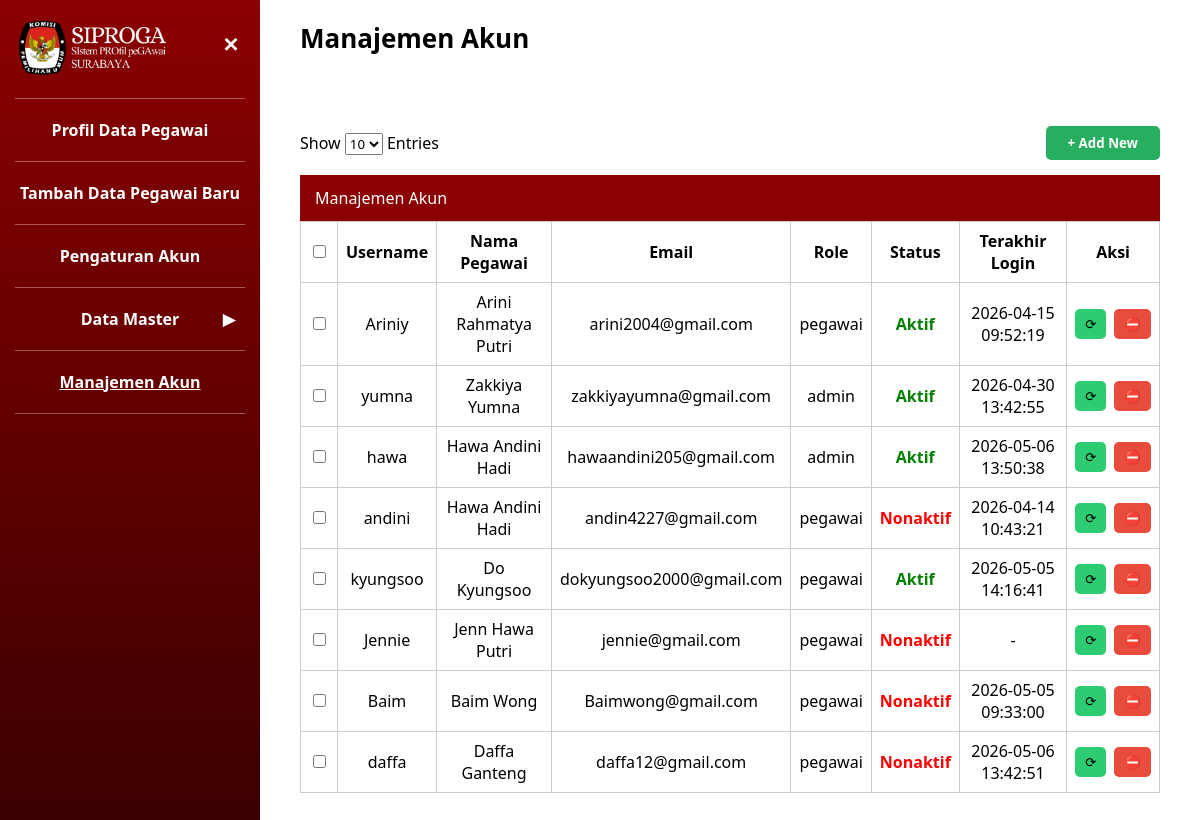
Page /admin/Admin_Manajemen_Akun.php (signed in) on the committed database.
### tables this page shows
CREATE TABLE `user` (
  `id_user` int UNSIGNED NOT NULL,
  `nip` char(18) NOT NULL,
  `username` varchar(50) NOT NULL,
  `email` varchar(100) NOT NULL,
  `password` varchar(255) NOT NULL,
  `role` enum('admin','pegawai') NOT NULL DEFAULT 'pegawai',
  `last_login` datetime DEFAULT NULL,
  `is_active` tinyint(1) NOT NULL DEFAULT '1',
  `created_at` timestamp NOT NULL DEFAULT CURRENT_TIMESTAMP
);

CREATE TABLE `pegawai` (
  `nip` char(18) NOT NULL,
  `nama_pegawai` varchar(250) NOT NULL,
  `tempat_lahir` varchar(100) NOT NULL,
  `tanggal_lahir` date NOT NULL,
  `alamat` varchar(100) NOT NULL,
  `tmt_cpns` date DEFAULT NULL,
  `tmt_pns` date DEFAULT NULL,
  `no_telp` varchar(15) NOT NULL,
  `created_at` timestamp NOT NULL DEFAULT CURRENT_TIMESTAMP,
  `updated_at` timestamp NOT NULL DEFAULT CURRENT_TIMESTAMP ON UPDATE CURRENT_TIMESTAMP,
  `id_jenis_kelamin` int UNSIGNED NOT NULL,
  `id_agama` int UNSIGNED NOT NULL,
  `id_status_perkawinan` int UNSIGNED NOT NULL,
  `id_gol` int UNSIGNED NOT NULL,
  `id_unit_kerja` int UNSIGNED NOT NULL,
  `foto` varchar(50) NOT NULL,
  `tipe_karyawan` varchar(10) NOT NULL,
  `instansi` varchar(50) NOT NULL
);

### admin/Admin_Manajemen_Akun.php (the view, shortened to what this page needs)
<?php
include '../config/koneksi.php';
$query = mysqli_query($conn, "
    SELECT u.*, p.nama_pegawai AS nama
    FROM user u
    LEFT JOIN pegawai p ON u.nip = p.nip
");
?>
<!DOCTYPE html>
<html lang="id">
<head>
    <link rel="stylesheet" href="../assets/style.css">
    <link rel="stylesheet" href="../assets/datamaster.css" />
    <link rel="stylesheet" href="../assets/manajemen_akun.css" />
</head>
<body class="role-admin">
    <aside class="sidebar" id="sidebar">
        <div class="logo_siproga">
        <img src="../auth/Logo_Siproga.png">
        <button class="tombol-menu" id="tombolMenu">✕</button>
        </div>
        <hr class="garis-menu" />
        <a href="Admin_Profil_Data_Pegawai.php" class="item-menu">
            Profil Data Pegawai
        </a>
        <hr class="garis-menu" />
        <a href="Admin_Tambah_Data.php" class="item-menu">
            Tambah Data Pegawai Baru
        </a>
        <hr class="garis-menu" />
        <a href="Admin_Pengaturan_Akun.php" class="item-menu">
            Pengaturan Akun
        </a>
        <hr class="garis-menu" />
        <div class="item-menu" id="menuDataMaster">
            Data Master
            <span class="panah-menu" id="panahDataMaster">▼</span>
        </div>
        <hr class="garis-menu" />
        <a href="Admin_Manajemen_Akun.php" class="item-menu aktif">
            Manajemen Akun
        </a>
        <hr class="garis-menu">
    </aside>
    <main class="konten">
        <h2>Manajemen Akun</h2>
        <div class="table-top">
            <div>
                Show
                <select>
                    <option>10</option>
                </select>
                Entries
            </div>
            <button class="tombol-tambah" onclick="openAddModal()">+ Add New</button>
        </div>
        <div class="table-header">
            <span>Manajemen Akun</span>
        </div>
        <table class="table-master">
            <thead>
                <tr>
                    <th><input type="checkbox"></th>
                    <th>Username</th>
                    <th>Nama Pegawai</th>
                    <th>Email</th>
                    <th>Role</th>
                    <th>Status</th>
                    <th>Terakhir Login</th>
                    <th>Aksi</th>
                </tr>
            </thead>
            <tbody>
                <?php while ($d = mysqli_fetch_assoc($query)) { ?>
                    <tr>
                        <td><input type="checkbox"></td>
                        <td><?= $d['username']; ?></td>
                        <td><?= $d['nama']; ?></td>
                        <td><?= $d['email']; ?></td>
                        <td><?= $d['role']; ?></td>
                        <td class="<?= $d['is_active'] ? 'status-aktif' : 'status-nonaktif'; ?>">
                            <?= $d['is_active'] ? 'Aktif' : 'Nonaktif'; ?>
                        </td>
                        <td><?= $d['last_login'] ?? '-'; ?></td>
                        <td>
                            <div class="aksi-btn">
                                <button onclick="openResetModal('<?= $d['id_user']; ?>','<?= $d['username']; ?>','<?= $d['nama']; ?>')" class="btn-reset">⟳</button>
                                <button
                                    onclick="confirmNonaktif('<?= $d['id_user']; ?>','<?= $d['username']; ?>')"
                                    class="btn-nonaktif">⛔</button>
                            </div>
                        </td>
                    </tr>
                <?php } ?>
            </tbody>
        </table>
    </main>
</body>
</html>

### assets/style.css (style rules this page uses)
* { box-sizing: border-box; font-family: "Segoe UI", Tahoma, sans-serif; }
body { margin: 0; min-height: 100vh; display: flex; background: #ffffff; }
.sidebar { width: 260px; background: linear-gradient(to bottom, #8b0000, #3b0000); color: #fff; padding: 20px 15px; min-height: 100vh; }
.tombol-menu { background: none; border: none; color: #fff; font-size: 22px; cursor: pointer; font-weight: bold; }
.garis-menu { border: none; border-top: 1px solid rgba(255, 255, 255, 0.35); margin: 12px 0; }
.item-menu { padding: 8px 5px; cursor: pointer; font-weight: bold; text-align: center; position: relative; display: block; text-decoration: none; color: white; }
.item-menu.aktif { text-decoration: underline; }
.panah-menu { position: absolute; right: 10px; top: 50%; transform: translateY(-50%); }
.konten { flex: 1; padding: 20px 40px 30px; position: relative; }
.konten h2 { margin: 0 0 25px; font-size: 26px; }
.tombol-tambah { background: #27ae60; color: #fff; border: none; padding: 8px 22px; border-radius: 5px; font-weight: bold; cursor: pointer; }
.logo_siproga { display: flex; align-items: flex-start; position: relative; }
.logo_siproga img { width: 170px; height: auto; padding-right: 12px; display: block; margin-bottom: 10px; }
.tombol-menu { font-size: 20px; background: none; border: none; color: white; cursor: pointer; position: absolute; right: 0px; top: 10px; }

### assets/datamaster.css (style rules this page uses)
.table-top { display: flex; justify-content: space-between; align-items: center; margin-bottom: 15px; margin-top: 70px; }
.table-header { background: #8b0000; color: white; padding: 12px 15px; display: flex; justify-content: space-between; align-items: center; }
.table-master { width: 100%; border-collapse: collapse; }
.table-master th, .table-master td { border: 1px solid #ccc; padding: 8px; text-align: center; }

### assets/manajemen_akun.css (style rules this page uses)
.table-top { display:flex; justify-content:space-between; align-items:center; margin-bottom:15px; }
.table-header { background:#8b0000; color:white; padding:12px 15px; display:flex; justify-content:space-between; align-items:center; }
.table-master { width:100%; border-collapse:collapse; }
.table-master th, .table-master td { border:1px solid #ccc; padding:8px; text-align:center; }
.status-aktif { color:green; font-weight:bold; }
.status-nonaktif { color:red; font-weight:bold; }
.aksi-btn { display:flex; justify-content:center; gap:8px; }
.btn-reset { background:#2ecc71; border:none; padding:6px 10px; border-radius:5px; cursor:pointer; }
.btn-nonaktif { background:#e74c3c; border:none; padding:6px 10px; border-radius:5px; cursor:pointer; color:white; }
.item-menu { display: block; padding: 8px 5px; font-weight: bold; text-align: center; text-decoration: none; color: white; cursor: pointer; }

### rows in the picture
user: username "Ariniy", nip.nama_pegawai "Arini Rahmatya Putri", email "arini2004@gmail.com", role "pegawai", is_active "Aktif", last_login "2026-04-15 09:52:19"
user: username "yumna", nip.nama_pegawai "Zakkiya Yumna", email "zakkiyayumna@gmail.com", role "admin", is_active "Aktif", last_login "2026-04-30 13:42:55"
user: username "hawa", nip.nama_pegawai "Hawa Andini Hadi", email "hawaandini205@gmail.com", role "admin", is_active "Aktif", last_login "2026-05-06 13:50:38"
user: username "andini", nip.nama_pegawai "Hawa Andini Hadi", email "andin4227@gmail.com", role "pegawai", is_active "Nonaktif", last_login "2026-04-14 10:43:21"
user: username "kyungsoo", nip.nama_pegawai "Do Kyungsoo", email "dokyungsoo2000@gmail.com", role "pegawai", is_active "Aktif", last_login "2026-05-05 14:16:41"
user: username "Jennie", nip.nama_pegawai "Jenn Hawa Putri", email "jennie@gmail.com", role "pegawai", is_active "Nonaktif", last_login "-"
user: username "Baim", nip.nama_pegawai "Baim Wong", email "Baimwong@gmail.com", role "pegawai", is_active "Nonaktif", last_login "2026-05-05 09:33:00"
user: username "daffa", nip.nama_pegawai "Daffa Ganteng", email "daffa12@gmail.com", role "pegawai", is_active "Nonaktif", last_login "2026-05-06 13:42:51"
